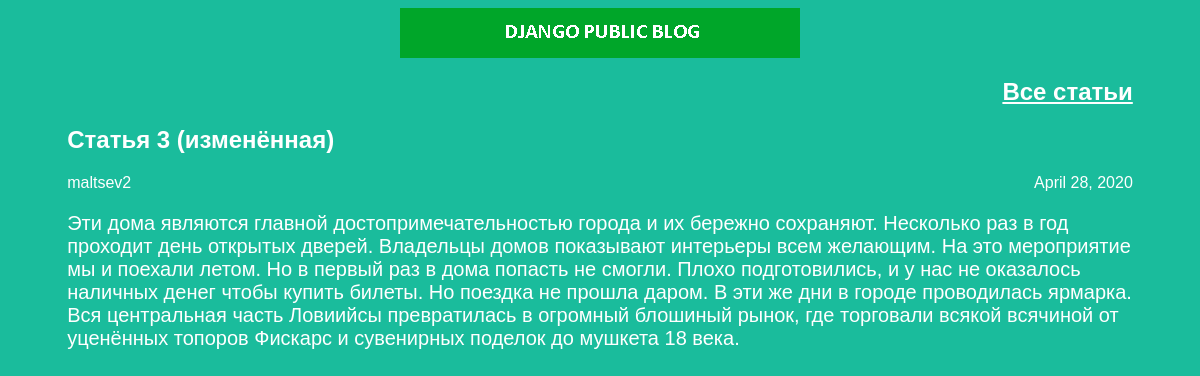
Page /article/3 on the committed database.
### articles/models.py (models this page shows, shortened)
class Article(models.Model):
    title = models.CharField(max_length=200)
    author = models.ForeignKey(User, on_delete=models.CASCADE)
    text = models.TextField()
    created_date = models.DateField(auto_now_add=True)

### articles/views.py (the view)
# urls.py: re_path(r'^article/(?P<article_id>\d+)$', views.get_article, name='get_article'),
def get_article(request, article_id):
    try:
        post = Article.objects.get(id=article_id)
        return render(request, 'article.html', {"post": post})
    except Article.DoesNotExist:
        raise Http404

### articles/templates/article.html (shortened to what this page needs)
<!DOCTYPE html>
<html>
	<head>
		<link rel="stylesheet" href="{{ STATIC_URL }}/static/css/article.css">
	</head>
	<body>
		{% load static %}
        	<div class="header"><img src="{% static 'img/logo.png' %}" alt="Logo" /></div>
		<div class="article">
			<div class="all-articles">
				<h2><a href="/">Все статьи</a></h2>
        		</div>
			<div class="one-post">
				<h2 class="post-title">{{ post.title }}</h2>
				<div class="article-info">
					<div class="article-author">{{ post.author.username }}</div>
					<div class="article-created-date">{{ post.created_date }}</div>
				</div>
				<p class="article-text">{{ post.text }}</p>
			</div>
		</div>
	</body>
</html>

### articles/static/css/article.css (style rules this page uses)
body { background: #1abc9c; font-family: Tahoma, Arial, sans-serif; color: #ffffff; }
.all-articles { text-align: right; }
.article { color: #ffffff; width: 90%; margin-left: auto; margin-right: auto; }
.article-author { width: 50%; float: left; }
.article-created-date { text-align: right; }
.header img { display: block; width: 400px; height: 50px; margin-left: auto; margin-right: auto; }
a { color: white; }
p, h4 { font-size: 20px; margin-bottom: 0; }
img { height: 300px; width: auto; }

### rows in the picture
Article: title "Статья 3 (изменённая)", author.username "maltsev2", created_date "April 28, 2020", text "Эти дома являются главной достопримечательностью города и их бережно сохраняют. Несколько раз в год проходит день открытых дверей. Владельцы домов показывают интерьеры всем желающим. На это мероприятие мы и поехали летом. Но в первый раз в дома попасть не смогли. Плохо подготовились, и у нас не оказалось наличных денег чтобы купить билеты. Но поездка не прошла даром. В эти же дни в городе проводилась ярмарка. Вся центральная часть Ловиийсы превратилась в огромный блошиный рынок, где торговали всякой всячиной от уценённых топоров Фискарс и сувенирных поделок до мушкета 18 века."
